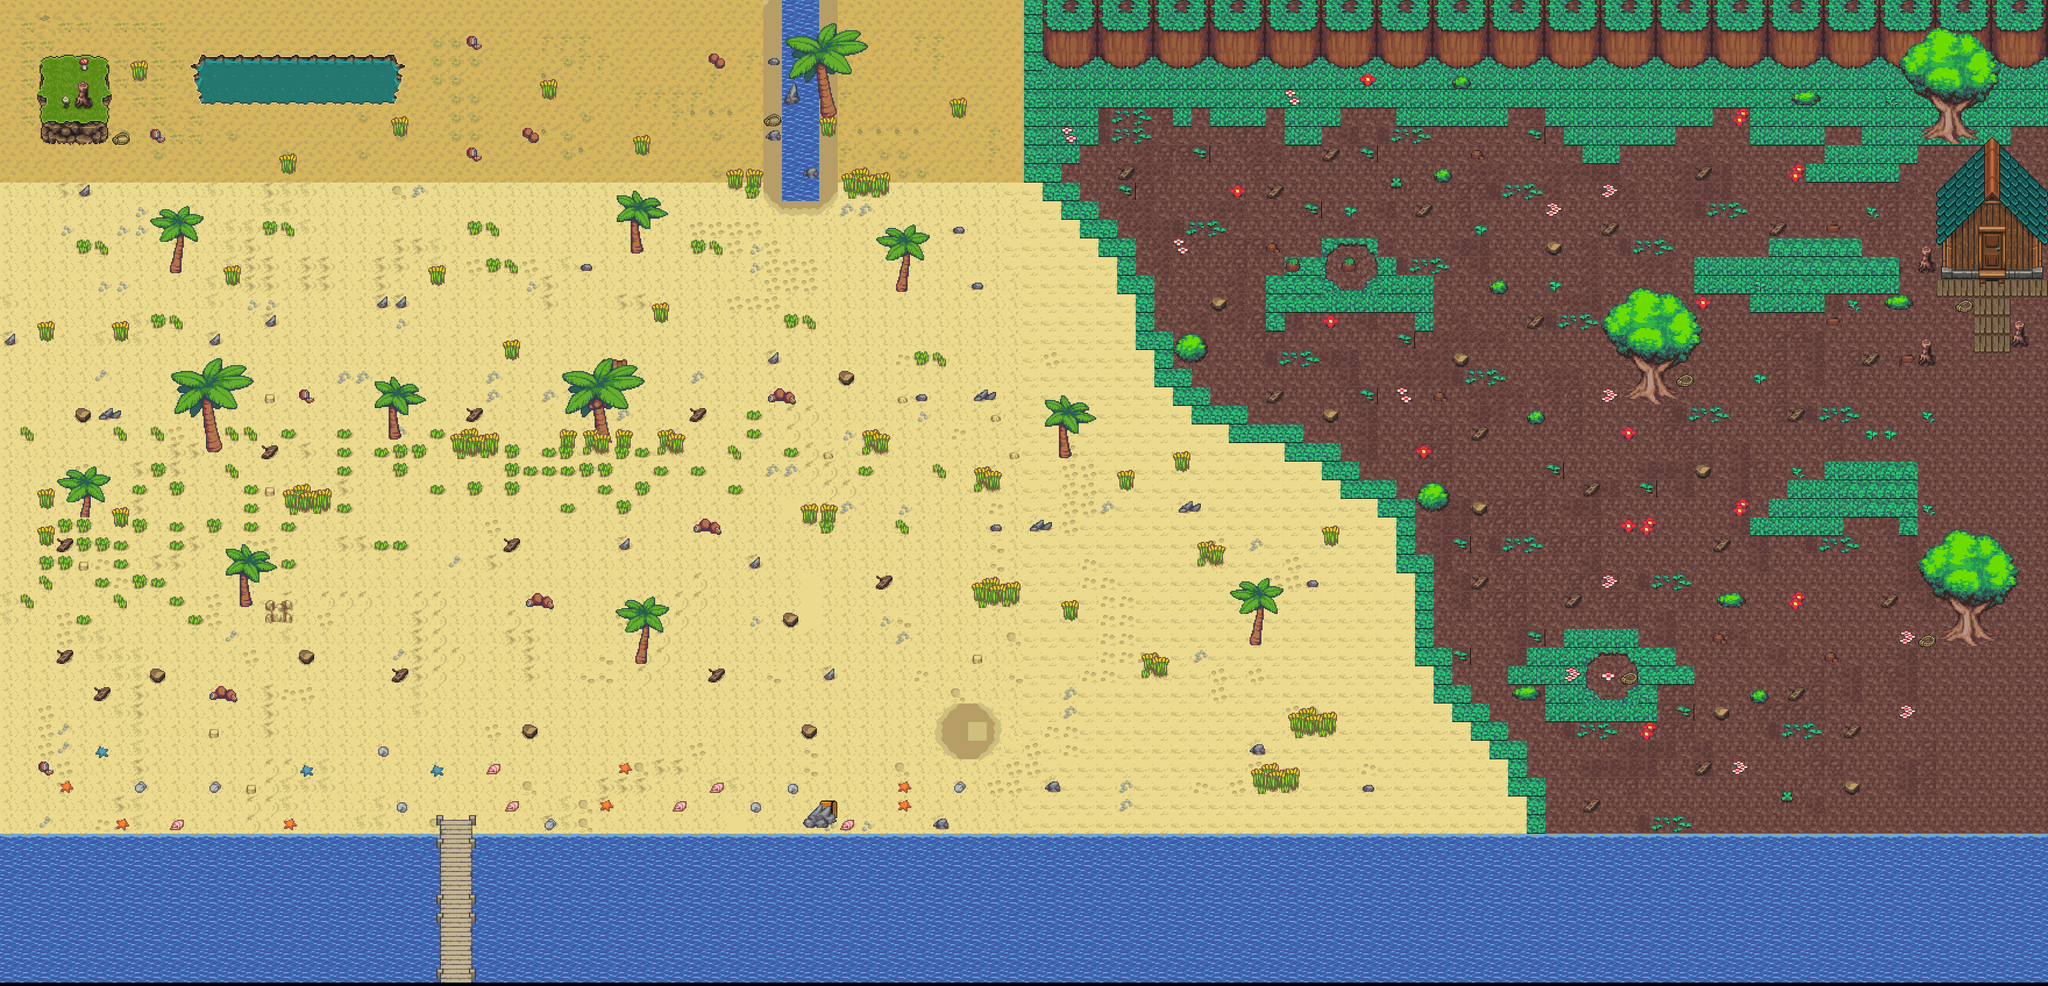

The image is a tile-based game level rendered from a .tmx file. Its description and source (layers, tilesets, objects; grid data summarised) follow:
An orthogonal 110x53 tile map with 32x32 px tiles, 11 tile layers (background-layer, edibles-layer, ropes-layer, tools-layer, ...), 8 tilesets and 83 objects.

<map version="1.4" tiledversion="1.4.3" orientation="orthogonal" renderorder="right-down" width="110" height="53" tilewidth="32" tileheight="32" infinite="0" nextlayerid="24" nextobjectid="139">
 <tileset firstgid="1" source="tf_beach_tileB.tsx" />
 <tileset firstgid="257" source="tf_beach_tileA1.tsx" />
 <tileset firstgid="449" source="CL_DEMO_32x32.tsx" />
 <tileset firstgid="1129" source="Kavely1.tsx" />
 <tileset firstgid="1133" source="Reppu.tsx" />
 <tileset firstgid="1134" source="tf_jungle_a5.tsx" />
 <tileset firstgid="1422" source="tf_jungle_tileset1.tsx" />
 <tileset firstgid="1998" source="Rope.tsx" />
 <layer id="1" name="background-layer" width="110" height="53" offsetx="0" offsety="-6">
  <data>[5830 cells, 5830 non-empty, 91 distinct tile ids]</data>
 </layer>
 <objectgroup id="12" name="tools-rectangles" offsetx="0" offsety="-6">
  <object id="19" x="96" y="1120" width="32" height="32" />
  <object id="20" x="160" y="1184" width="32" height="32" />
  <object id="21" x="256" y="1152" width="32" height="32" />
  <object id="22" x="128" y="704" width="32" height="32" />
  <object id="23" x="448" y="768" width="32" height="32" />
  <object id="24" x="800" y="704" width="32" height="32" />
  <object id="25" x="512" y="1120" width="32" height="32" />
  <object id="26" x="672" y="1152" width="32" height="32" />
  <object id="27" x="896" y="1248" width="32" height="32" />
  <object id="28" x="864" y="928" width="32" height="32" />
  <object id="29" x="1216" y="1152" width="32" height="32" />
  <object id="30" x="1376" y="1248" width="32" height="32" />
  <object id="31" x="1344" y="1056" width="32" height="32" />
  <object id="32" x="1504" y="992" width="32" height="32" />
  <object id="33" x="1440" y="640" width="32" height="32" />
  <object id="34" x="1184" y="704" width="32" height="32" />
  <object id="87" x="96" y="928" width="32" height="32" />
  <object id="95" x="1920" y="288" width="32" height="32" />
  <object id="96" x="2272" y="256" width="32" height="32" />
  <object id="97" x="2176" y="320" width="32" height="32" />
  <object id="98" x="2080" y="512" width="32" height="32" />
  <object id="99" x="2432" y="352" width="32" height="32" />
  <object id="100" x="2656" y="416" width="32" height="32" />
  <object id="101" x="2752" y="384" width="32" height="32" />
  <object id="102" x="2912" y="288" width="32" height="32" />
  <object id="103" x="3040" y="384" width="32" height="32" />
  <object id="104" x="3200" y="608" width="32" height="32" />
  <object id="106" x="2624" y="544" width="32" height="32" />
  <object id="107" x="2496" y="608" width="32" height="32" />
  <object id="108" x="2272" y="704" width="32" height="32" />
  <object id="109" x="2176" y="672" width="32" height="32" />
  <object id="110" x="2528" y="864" width="32" height="32" />
  <object id="111" x="2720" y="832" width="32" height="32" />
  <object id="112" x="2912" y="800" width="32" height="32" />
  <object id="113" x="2944" y="928" height="32" />
  <object id="114" x="2688" y="1024" width="32" height="32" />
  <object id="115" x="2528" y="992" width="32" height="32" />
  <object id="116" x="2720" y="1376" width="32" height="32" />
  <object id="117" x="2912" y="1312" width="32" height="32" />
  <object id="118" x="2944" y="1216" width="32" height="32" />
  <object id="119" x="3072" y="1184" width="32" height="32" />
  <object id="121" x="3168" y="1248" width="32" height="32" />
  <object id="122" x="3168" y="1344" width="32" height="32" />
  <object id="123" x="3232" y="1024" width="32" height="32" />
  <object id="124" x="2944" y="928" width="32" height="32" />
  <object id="125" x="3072" y="704" width="32" height="32" />
  <object id="126" x="2528" y="736" width="32" height="32" />
 </objectgroup>
 <objectgroup id="22" name="fishing-rectangles" visible="0">
  <object id="128" x="32" y="1408" width="3456" height="32" />
  <object id="129" x="987.879" y="-309.091" />
 </objectgroup>
 <objectgroup id="23" name="drinking-rectangles">
  <object id="130" x="288" y="96" width="32" height="96" />
  <object id="131" x="320" y="192" width="384" height="32" />
  <object id="132" x="704" y="96" width="32" height="96" />
  <object id="134" x="320" y="64" width="384" height="32" />
  <object id="135" x="1312" y="32" width="32" height="320" />
  <object id="136" x="1344" y="352" width="64" height="32" />
  <object id="138" x="1408" y="32" width="32" height="320" />
 </objectgroup>
 <objectgroup id="9" name="world-wall-rectangles" offsetx="-2" offsety="0">
  <object id="7" x="0" y="2.90909" width="32" height="1693.09" />
  <object id="8" x="32" y="1440" width="704" height="256" />
  <object id="9" x="832" y="1440" width="2683.88" height="256" />
  <object id="10" x="3485.58" y="1.93939" width="32" height="1694.06" />
  <object id="11" x="1.39394" y="1.63636" width="3514.55" height="32" />
  <object id="38" x="330" y="92" width="362" height="86" />
  <object id="39" x="66" y="96" width="126" height="150" />
  <object id="40" x="1342" y="-12" width="66" height="358" />
  <object id="84" x="3424.5" y="238">
   <polygon points="0,0 -95.5,92.5 -93.5,182.5 -83.5,182 -85.5,241 88.5,240 87,179.5 95.5,183 96.5,89" />
  </object>
 </objectgroup>
 <layer id="10" name="edibles-layer" width="110" height="53" offsetx="0" offsety="-6">
  <data>[5830 cells, 15 non-empty, 4 distinct tile ids]</data>
 </layer>
 <layer id="20" name="ropes-layer" width="110" height="53">
  <data>[5830 cells, 6 non-empty, 1 distinct tile ids]</data>
 </layer>
 <objectgroup id="11" name="edibles-rectangles" offsetx="0" offsety="-6">
  <object id="12" x="64" y="1312" width="32" height="32" />
  <object id="13" x="352" y="1184" width="64" height="32" />
  <object id="14" x="896" y="1024" width="64" height="32" />
  <object id="15" x="512" y="672" width="32" height="32" />
  <object id="16" x="1312" y="672" width="64" height="32" />
  <object id="17" x="1184" y="896" width="64" height="32" />
  <object id="43" x="802" y="66" width="28" height="28" />
  <object id="44" x="898" y="224" width="30" height="30" />
  <object id="45" x="800" y="254" width="30" height="30" />
  <object id="46" x="258" y="226" width="26" height="28" />
  <object id="47" x="1214" y="100" width="32" height="28" />
 </objectgroup>
 <objectgroup id="19" name="ropes-rectangles">
  <object id="89" x="192" y="224" width="32" height="32" />
  <object id="90" x="1312" y="192" width="32" height="32" />
  <object id="91" x="2784" y="1152" width="32" height="32" />
  <object id="92" x="3296" y="1088" width="32" height="32" />
  <object id="93" x="2880" y="640" width="32" height="32" />
  <object id="94" x="3360" y="512" width="32" height="32" />
 </objectgroup>
 <layer id="6" name="tools-layer" width="110" height="53" offsetx="0" offsety="-6">
  <data>[5830 cells, 50 non-empty, 6 distinct tile ids]</data>
 </layer>
 <layer id="17" name="backpack-layer" width="110" height="53">
  <data>[5830 cells, 1 non-empty, 1 distinct tile ids]</data>
 </layer>
 <objectgroup id="18" name="backpack-rectangle">
  <object id="88" x="1408" y="1376" width="32" height="32" />
 </objectgroup>
 <layer id="2" name="trees-layer" width="110" height="53" offsetx="0" offsety="-6">
  <data>[5830 cells, 319 non-empty, 99 distinct tile ids]</data>
 </layer>
 <layer id="3" name="grass-layer" width="110" height="53" offsetx="0" offsety="-6">
  <data>[5830 cells, 1204 non-empty, 73 distinct tile ids]</data>
 </layer>
 <layer id="4" name="bridge-layer" width="110" height="53" offsetx="0" offsety="-6">
  <data>[5830 cells, 39 non-empty, 21 distinct tile ids]</data>
 </layer>
 <layer id="14" name="trees2-layer" width="110" height="53">
  <data>[5830 cells, 4 non-empty, 4 distinct tile ids]</data>
 </layer>
 <layer id="15" name="house-layer" width="110" height="53">
  <data>[5830 cells, 60 non-empty, 49 distinct tile ids]</data>
 </layer>
 <layer id="16" name="housedoor-layer" width="110" height="53">
  <data>[5830 cells, 8 non-empty, 8 distinct tile ids]</data>
 </layer>
</map>
